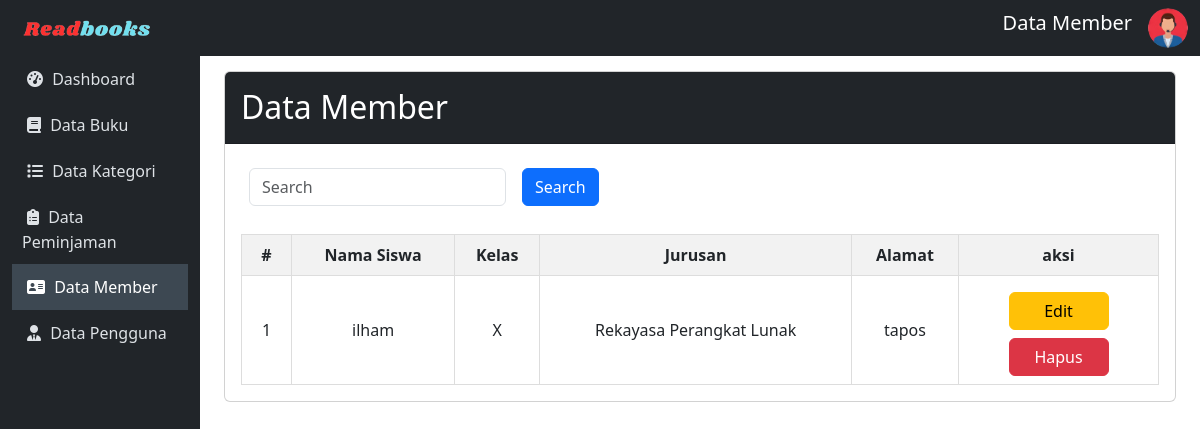
Page /admin/member/data-member.php on the committed database.
### tables this page shows
CREATE TABLE `member` (
  `nisn` varchar(10) NOT NULL,
  `nama` varchar(50) NOT NULL,
  `password` varchar(50) NOT NULL,
  `kelas` varchar(50) NOT NULL,
  `jurusan` varchar(50) NOT NULL,
  `alamat` varchar(50) NOT NULL
);

### config/config.php (called while the page is built, shortened)
<?php
$host = "127.0.0.1";
$username = "root";
$password = "";
$database_name = "ukk_ilham";
$connection = mysqli_connect($host, $username, $password, $database_name);
function queryReadData($dataKategori)
{
  global $connection;
  $result = mysqli_query($connection, $dataKategori);
  $items = [];
  while ($item = mysqli_fetch_assoc($result)) {
    $items[] = $item;
  }
  return $items;
}
?>

### admin/member/data-member.php (the view, shortened to what this page needs)
<?php
include "../../config/config.php";
$datasiswa = queryReadData("SELECT * FROM member order by nama, jurusan, kelas ASC");
?>
<!DOCTYPE html>
<html lang="en">
<head>
    <link href="https://cdn.jsdelivr.net/npm/bootstrap@5.3.2/dist/css/bootstrap.min.css" rel="stylesheet">
</head>
<body>
    <nav class="navbar navbar-expand-lg navbar-dark sticky-top">
        <div class="container-fluid">
            <a class="navbar-brand" href="index.php"><img src="../../assets/readbook.png" width="150px"></a>
            <div class="collapse navbar-collapse" id="mynavbar">
                <ul class="navbar-nav ms-auto">
                    <li class="nav-item">
                        <span class="navbar-brand text-center">Data Member</span>
                    </li>
                    <li class="nav-item">
                        <i id="profile-icon" class="bi bi-person-circle text-light" data-bs-toggle="dropdown">
                            <img src="../../assets/adminLogo.png" alt="Avatar Logo" style="width:40px;" class="rounded-pill"></i>
                    </li>
                </ul>
            </div>
        </div>
    </nav>
    <div class="container-fluid">
        <div class="row">
            <nav id="sidebar" class="col-md-3 col-lg-2 d-md-block position-fixed vh-100">
                <div class="position-sticky">
                    <ul class="nav flex-column">
                        <li class="nav-item">
                            <a class="nav-link" href="../index.php">
                               <i class="fa fa-dashboard" style="margin: 5px;"></i>
                                Dashboard
                            </a>
                        </li>
                        <li class="nav-item">
                            <a class="nav-link" href="../buku/data-buku.php">
                            <i class="fa fa-book" style="margin: 5px;"></i>
                                Data Buku
                            </a>
                        </li>
                        <li class="nav-item">
                            <a class="nav-link" href="../kategori/data-kategori.php">
                            <i class="fa fa-list" style="margin: 5px;"></i>
                                Data Kategori
                            </a>
                        </li>
                        <li class="nav-item">
                            <a class="nav-link" href="../peminjaman/data-peminjaman.php">
                            <i class="fas fa-clipboard-list" style="margin: 5px;"></i>
                                Data Peminjaman
                            </a>
                        </li>
                        <li class="nav-item">
                            <a class="nav-link active" href="data-member.php">
                            <i class="fa fa-address-card" style="margin: 5px;"></i>
                                Data Member
                            </a>
                        </li>
                        <li class="nav-item">
                            <a class="nav-link" href="../akun/pengguna.php">
                            <i class="fas fa-user-tie" style="margin: 5px;"></i>
                                Data Pengguna
                            </a>
                        </li>
                    </ul>
                </div>
            </nav>
            <main id="content" class="col-md-9 ms-sm-auto col-lg-10 px-md-4">
                <div class="card">
                <div class="card-header bg-dark text-white">
                        <h2 class="mt-2">Data Member</h2>
                    </div>
                    <div class="card-body scrollable-card">
                        <form class="d-flex" action="" method="post">
                            <div style="display: flex;">
                                <input class="form-control m-2" type="text" name="keyword" id="keyword" placeholder="Search">
                                <button class="btn btn-primary m-2" type="submit" name="search">Search</button>
                            </div>
                        </form>
                        <table>
                            <thead>
                                <tr>
                                    <th style="width:50px;">#</th>
                                    <th>Nama Siswa</th>
                                    <th>Kelas</th>
                                    <th>Jurusan</th>
                                    <th>Alamat</th>
                                    <th style="width:200px;">aksi</th>
                                </tr>
                            </thead>
                            <tbody>
                                <?php
                                $no = 1;
                                foreach ($datasiswa as $item) :
                                ?>
                                    <tr>
                                        <td style="width:50px;"><?= $no++; ?></td>
                                        <td><?= $item["nama"]; ?></td>
                                        <td><?= $item["kelas"]; ?></td>
                                        <td><?= $item["jurusan"]; ?></td>
                                        <td><?= $item["alamat"]; ?></td>
                                        <td style="width:200px;">
                                            <div>
                                            <a href="editMember.php?nisn=<?= $item['nisn'];?>" Class="btn btn-warning mt-2" style="width:100px;">Edit</a>
                                            </div>
                                            <div>
                                            <a href="deleteMember.php?nisn=<?= $item['nisn']; ?>" Class="btn btn-danger mt-2" style="width:100px;" onclick="return confirm('Apakah Member dengan Nama <?= $item['nama']; ?> ingin anda hapus?');">Hapus</a>
                                        </div>
                                    </td>
                                    </tr>
                                <?php endforeach; ?>
                            </tbody>
                        </table>
                    </div>
                </div>
            </main>
        </div>
    </div>
</body>
</html>

### admin/member/data-member.php (style rules this page uses)
body { font-family: 'Segoe UI', Tahoma, Geneva, Verdana, sans-serif; }
#sidebar { background-color: #212529; color: #fff; }
#content { transition: margin-left 0.5s; padding: 15px; }
.navbar { background-color: #212529; }
.navbar-brand { color: #fff; }
.nav-link { padding: 10px; text-decoration: none; color: #dee2e6; transition: background-color 0.3s, color 0.3s; }
.nav-link.active { background-color: #3d4852; color: #fff; }
table { width: 100%; border-collapse: collapse; margin-top: 20px; }
th, td { border: 1px solid #ddd; padding: 8px; text-align: center; }
th { background-color: #f2f2f2; }
.scrollable-card { max-height: 600px; overflow-y: auto; }

### rows in the picture
member: nama "ilham", kelas "X", jurusan "Rekayasa Perangkat Lunak", alamat "tapos"
